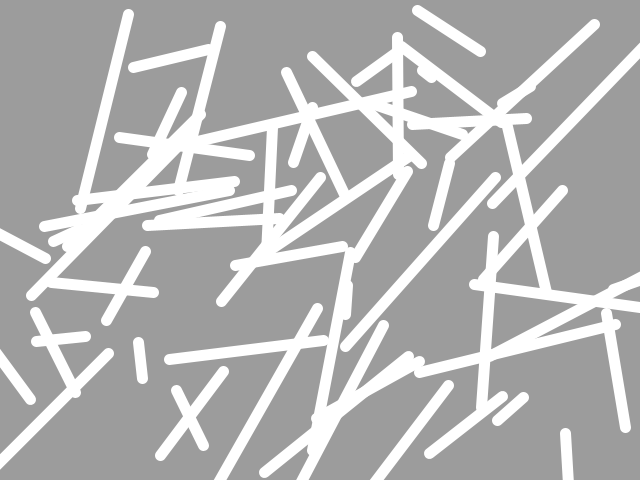
Frame 1 (no input)
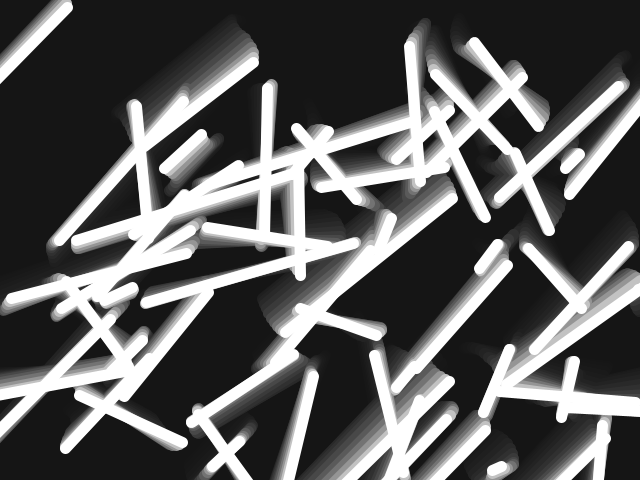
Frame 60 (the mouse pressed at the canvas centre just before this capture)
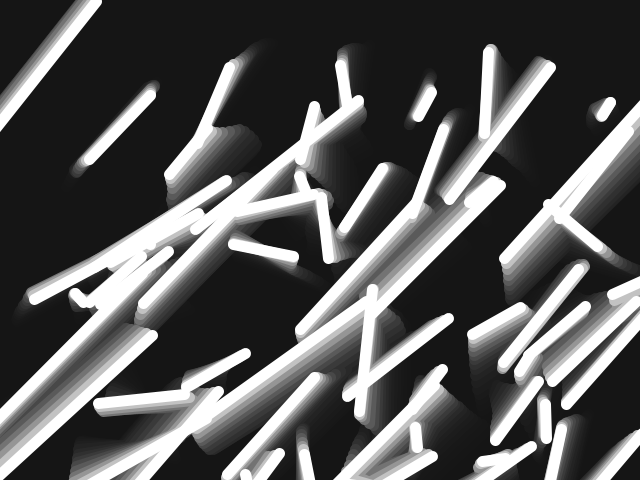
Frame 120 (the mouse held since frame 60 and released just before this capture)

The Processing sketch that drew these frames (run headless with seeded random() and noise(); from frame 60 on, the mouse is pressed at the canvas centre):

// Processing sketch: param8
// ── param8.pde

int unit = 65;
int count;
Module[] mods;

void setup() {
  size(640, 480);
  smooth();
  noStroke();
  int wideCount = width / unit;
  int highCount = height / unit;
  count = wideCount * highCount;
  mods = new Module[count];
  strokeWeight(11);
  int index = 0;
  for (int y = 0; y < highCount; y++) {
    for (int x = 0; x < wideCount; x++) {
      mods[index++] = new Module(x*unit, y*unit, unit/2, unit/2, random(0.05, 0.8), unit);
    }
  }
}

void draw() {
  //background(0);
  fill(20, 66);
  noStroke();
  rect(0, 0, width, height);
  for (Module mod : mods) {
    mod.update();
    mod.display();
  }
}

// ── Module.pde
class Module {
  int xOffset;
  int yOffset;
  float x1, y1, x2, y2;
  int unit;
  int xDirection = 1;
  int yDirection = 1;
  float speed;
  float r1;
  float r2;
  float r3;
  float r4;
  float s1, s2, s3, s4;
  
  // Contructor
  Module(int xOffsetTemp, int yOffsetTemp, int xTemp, int yTemp, float speedTemp, int tempUnit) {
    xOffset = xOffsetTemp;
    yOffset = yOffsetTemp;
    x1 = xTemp;
    y1 = yTemp;
    speed = speedTemp;
    unit = tempUnit;
    r1 = random(1);
    r2 = random(2);
    r3 = random(3);
    r4 = random(4);
  }
  
  // Custom method for updating the variables
  void update() {
    s1 = noise(frameCount*PI*0.009-r1)*190;
    s2 = noise(frameCount*PI*0.009-r2)*190;
    s3 = noise(frameCount*PI*0.001-r3)*190;
    s4 = noise(frameCount*PI*0.001-r4)*190;
    x1 = noise(frameCount*PI*0.003-r1) * s1 + cos(frameCount*PI*0.003-r4) * s4;
    y1 = cos(frameCount*PI*0.003-r2) * s2 + cos(frameCount*PI*0.003-r3) * s3;
    x2 = noise(frameCount*PI*0.003-r3) * s3 + cos(frameCount*PI*0.003-r2) * s2;
    y2 = cos(frameCount*PI*0.003-r4) * s4 + cos(frameCount*PI*0.003-r1) * s1;
  }
  
  // Custom method for drawing the object
  void display() {
    stroke(255);
    line(xOffset + x1, yOffset + y1, xOffset + x2, yOffset + y2);
  }
}
